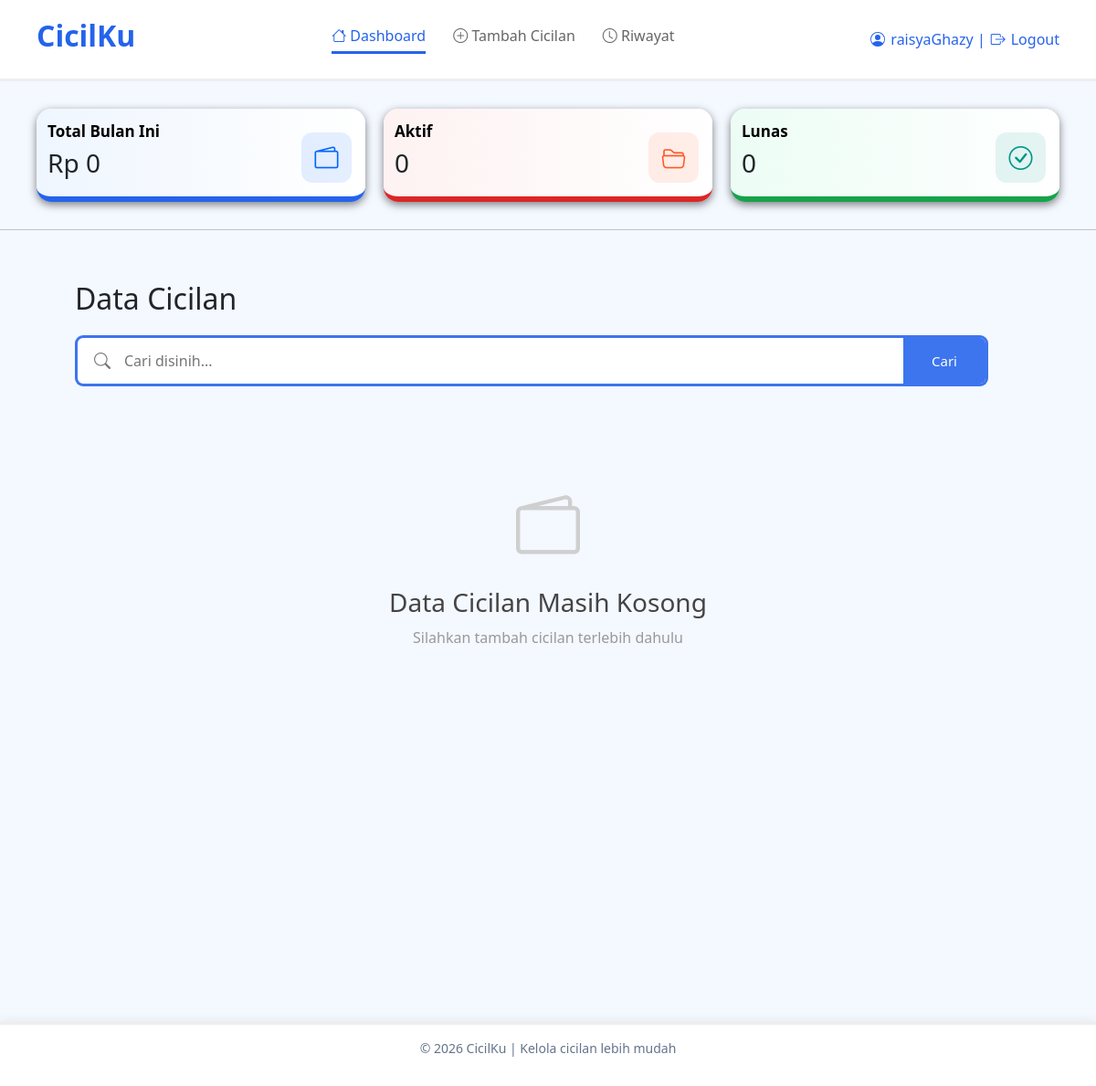
The app's page /dashboard.php (signed in), older data.
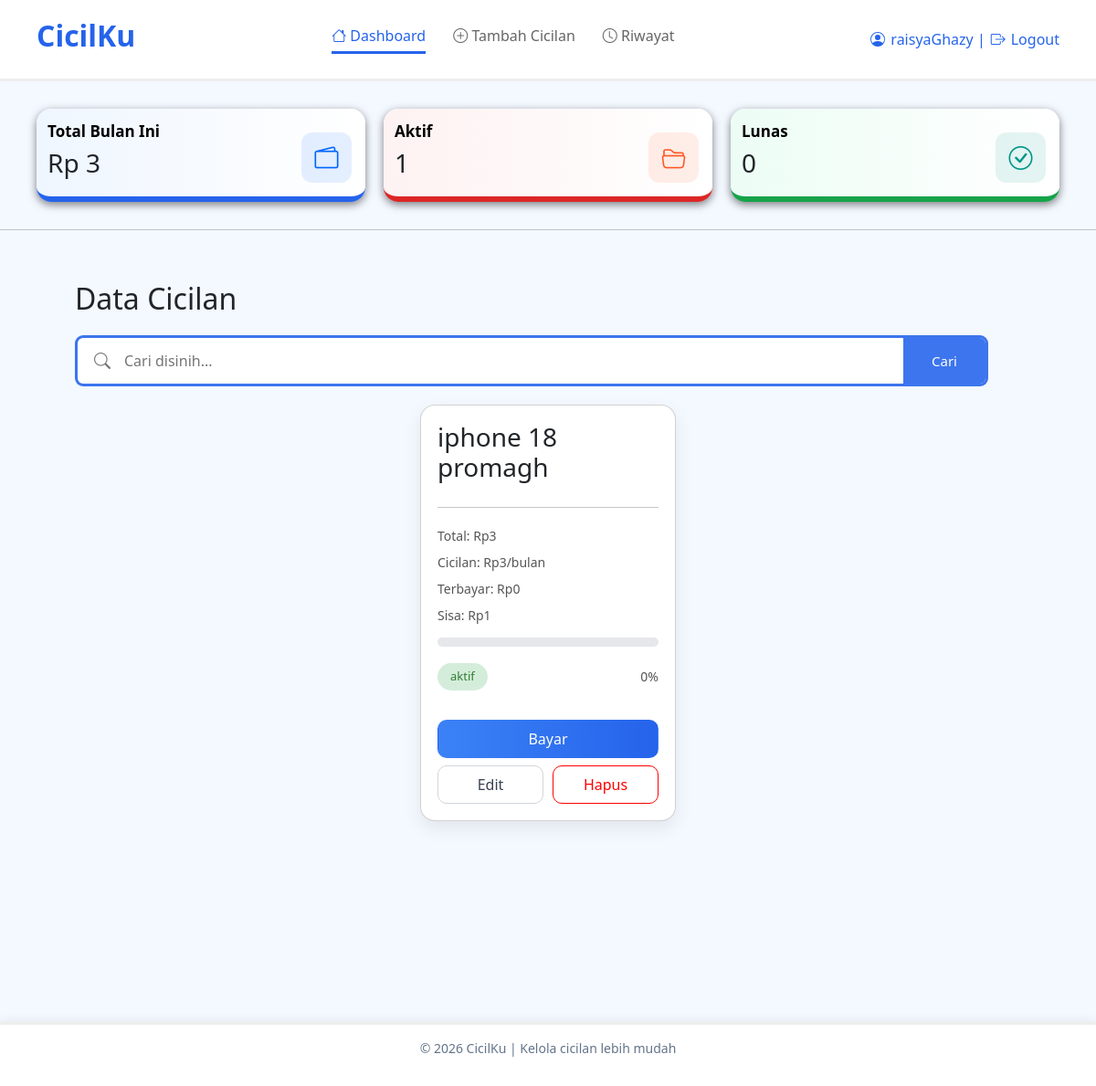
The same page, newer data.
### tables this page shows
CREATE TABLE `cicilan` (
  `id_cicilan` int(11) NOT NULL,
  `nama_cicilan` varchar(100) DEFAULT NULL,
  `total_harga` int(11) DEFAULT NULL,
  `terbayar` int(11) DEFAULT NULL,
  `sisa_hutang` int(11) DEFAULT NULL,
  `status` varchar(20) DEFAULT NULL,
  `tenor` int(11) DEFAULT NULL,
  `id_user` int(11) DEFAULT NULL
);

### dashboard.php (the view, shortened to what this page needs)
<?php
include 'koneksi.php';
$cari ="";
$id_user = $_SESSION['id_user'];
$data = mysqli_query($koneksi, "SELECT * FROM cicilan WHERE id_user ='$id_user' AND nama_cicilan LIKE '%$cari'");
$total_bulan=0;
$aktif=0;
$lunas=0;
$data2 = mysqli_query($koneksi, "SELECT * FROM cicilan WHERE id_user ='$id_user'");
while ($d = mysqli_fetch_assoc($data2)) {
    if($d['status'] == 'aktif') {
        $aktif++;
        if($d['tenor'] > 0) {
            $total_bulan += $d['total_harga'] / $d['tenor'];
        }
    }
}
?>
<!DOCTYPE html>
<html lang="en">
<head>
    <link href="https://cdn.jsdelivr.net/npm/bootstrap@5.3.8/dist/css/bootstrap.min.css" rel="stylesheet">
    <link href="https://cdn.jsdelivr.net/npm/bootstrap-icons/font/bootstrap-icons.css" rel="stylesheet">
   <link rel="stylesheet" href="style.css">
</head>
<body>
    <header class="header">
     <h2>CicilKu</h2>
     <div class="menu">
        <a href="#" class="active"><i class="bi bi-house"></i> Dashboard</a>
        <a href="tambah.php"><i class="bi bi-plus-circle"></i> Tambah Cicilan</a>
        <a href="riwayat.php"> <i class="bi bi-clock"></i> Riwayat</a>
</div>
     <div class="logout">
    <div class="logout-link">
   <?php
if(isset($_SESSION['username'])){
    echo $_SESSION['username'];
    ?>
     |
     <a href="logout.php" class="logout-link">
        <i class="bi bi-box-arrow-right"></i> Logout
</a>
     <?php
    } else {
    echo "Guest";
}
?>
</div>
    </header>
    <div class="summary">
        <div class="box blue">
           <span> Total Bulan Ini </span><br>
        <h3>Rp <?= number_format($total_bulan) ?></h3>
        <i class="bi bi-wallet2 icon"></i>
</div>
    <div class="box orange">
      <span>   Aktif  </span><br>
        <h3><?=$aktif?></h3>
        <i class="bi bi-folder2-open icon"></i>
</div>
<div class="box green">
    <span> Lunas </span> <br>
    <h3><?= $lunas?></h3>
    <i class="bi bi-check-circle icon"></i>
</div>
</div>
<hr>
<div class=container>
    <div class="main">
        <h2>Data Cicilan</h2>
        <div class="search-box">
        <form method="GET">
        <i class="bi bi-search"></i>
        <input type="text" name="cari" placeholder="Cari disinih..." value="<?= $cari ?>">
        <button type="submit" class="filter-btn">
        Cari
        </button>
    </form>
</div>
        <div class="list">
            <?php if(mysqli_num_rows($data)== 0) { ?>
            <div class="kosong">
                <?php if($cari != "") { ?>
                <i class='bi bi-search'></i>
                <h3> Data Tidak Ditemukan </h3>
                <p> Tidak ada data cicilan yang cocok</p>
           <?php } else { ?>
                 <i class='bi bi-wallet2'></i>
                <h3> Data Cicilan Masih Kosong </h3>
                <p> Silahkan tambah cicilan terlebih dahulu</p>
            <?php } ?>
            </div>
            <?php } else {
                while($row = mysqli_fetch_assoc($data)) {
                $cicilan = ($row['tenor']>0) ? $row['total_harga'] / $row['tenor']:0;
                ?>
            <div class="card">
                <h3><?= $row['nama_cicilan']?></h3>
                <hr>
                <p> Total: Rp<?= number_format($row['total_harga'])?></p>
                <p> Cicilan: Rp<?= number_format($cicilan)?>/bulan</p>
                <p> Terbayar: Rp<?= number_format($row['terbayar'])?></p>
                <p> Sisa: Rp<?= number_format($row['sisa_hutang'])?></p>
                <?php
                $persen=0;
                if ($row['total_harga'] > 0) {
                $persen = floor(($row['terbayar'] / $row['total_harga']) * 100);
                }
                ?>
                <div class="progress">
                </div>
                <div class="status-row">
                <span class="<?= $row['status']?>">
                    <?= $row['status']?>
                </span>
                <p><?= $persen ?>%</p>
</div>
                <br>
                <?php if ($row['status'] == 'aktif') { ?>
                <a href ="bayar.php?id=<?= $row['id_cicilan']?>" class="btn bayar">Bayar</a>
                <?php } else { ?>
                <button class='btn bayar disabled'> Lunas </button>
            <?php } ?>
            <div class="aksi-bawah">
                <a href ="edit.php?id=<?= $row['id_cicilan']?>" class="btn edit">Edit</a>
                <a href ="delete.php?id=<?= $row['id_cicilan']?>" class="btn hapus">Hapus</a>
</div>
</div>
<?php
                }
            } ?>
</div>
</div>
</div>
<footer class="footer">
    <p> © 2026 CicilKu | Kelola cicilan lebih mudah</p>
</footer>
</body>
</html>

Row changes from the older to the newer data that the page shows:
added cicilan: nama_cicilan "iphone 18 promagh", total_harga "3", terbayar "0", sisa_hutang "1", status "aktif"
Text that changed along with them:
$total_bulan: "0" → "3"
$aktif: "0" → "1"
text no longer shown: "Data Cicilan Masih Kosong Silahkan tambah cicilan terlebih dahulu"
